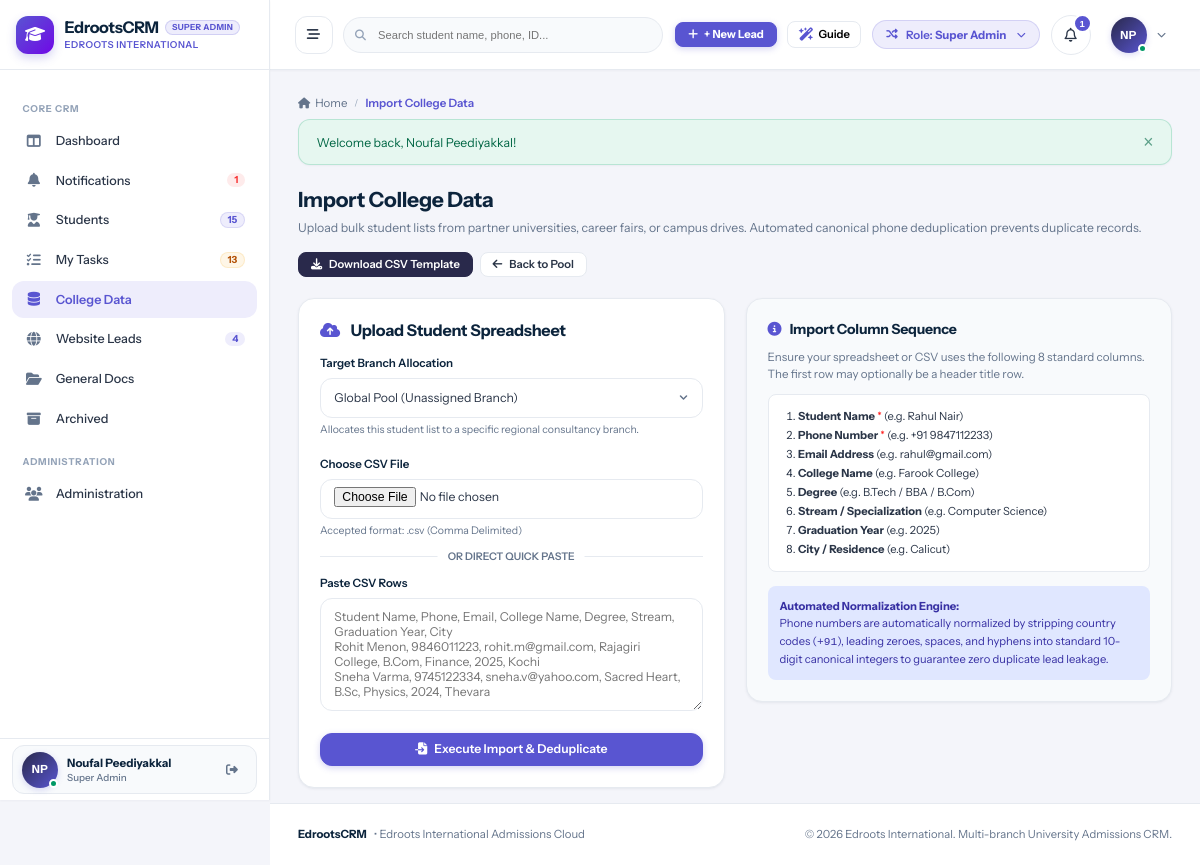
/data/import_college_data.php (signed in), run on the app's committed database.
### tables this page shows
CREATE TABLE `users` (
  `id` int(11) NOT NULL AUTO_INCREMENT,
  `branch_id` int(11) DEFAULT NULL,
  `role_id` int(11) NOT NULL,
  `manager_id` int(11) DEFAULT NULL,
  `reporting_manager_id` int(11) DEFAULT NULL,
  `name` varchar(150) NOT NULL,
  `email` varchar(150) NOT NULL,
  `password` varchar(255) NOT NULL,
  `phone` varchar(50) DEFAULT NULL,
  `designation` varchar(100) DEFAULT NULL,
  `avatar` varchar(255) DEFAULT NULL,
  `status` enum('Active','Inactive') DEFAULT 'Active',
  `created_at` datetime DEFAULT current_timestamp(),
  `updated_at` datetime DEFAULT NULL ON UPDATE current_timestamp(),
  PRIMARY KEY (`id`),
  UNIQUE KEY `email` (`email`),
  KEY `idx_branch` (`branch_id`),
  KEY `idx_role` (`role_id`),
  KEY `idx_manager` (`manager_id`)
);

CREATE TABLE `roles` (
  `id` int(11) NOT NULL AUTO_INCREMENT,
  `name` varchar(50) NOT NULL,
  `label` varchar(100) NOT NULL,
  `description` text DEFAULT NULL,
  `created_at` datetime DEFAULT current_timestamp(),
  PRIMARY KEY (`id`),
  UNIQUE KEY `name` (`name`)
);

### data/import_college_data.php (the view, shortened to what the rows shown need)
<?php
require_once __DIR__ . '/../config/database.php';
require_once __DIR__ . '/../config/helpers.php';
require_once __DIR__ . '/../includes/auth.php';
require_login();
$activePage = 'import_college_data';
include __DIR__ . '/../includes/header.php';
?>
<div class="page-header" style="display:flex; justify-content:space-between; align-items:flex-start; margin-bottom:1.5rem; flex-wrap:wrap; gap:1rem;">
  <div>
    <h1 style="font-size:1.5rem; font-weight:700; color:var(--text-heading); margin:0 0 0.35rem 0;">Import College Data</h1>
  </div>
</div>
<div style="display:grid; grid-template-columns:1fr 1fr; gap:1.5rem; align-items:start;">
  <div class="card" style="padding:1.5rem;">
    <form method="POST" action="<?= base_url('data/import_college_data.php') ?>" enctype="multipart/form-data">
      <div class="form-group" style="margin-bottom:1.25rem;">
        <label class="form-label">Target Branch Allocation</label>
        <select name="branch_id" class="form-control">
          <?php if (is_super_admin()): ?>
            <option value="0">Global Pool (Unassigned Branch)</option>
          <?php endif; ?>
        </select>
        <small style="color:var(--text-muted); font-size:0.75rem;">Allocates this student list to a specific regional consultancy branch.</small>
      </div>
    </form>
  </div>
</div>
<?php include __DIR__ . '/../includes/footer.php'; ?>

### includes/header.php (shortened to what the rows shown need)
<?php
require_once __DIR__ . '/auth.php';
$currentUser = current_user();
$unreadNotifCount = $currentUser ? get_unread_notifications_count($currentUser['id']) : 0;
$activePage = $activePage ?? '';
?>
<!DOCTYPE html>
<html lang="en">
<head>
  <link rel="stylesheet" href="https://cdnjs.cloudflare.com/ajax/libs/font-awesome/6.5.1/css/all.min.css">
  <link rel="stylesheet" href="<?= base_url('assets/css/style.css') ?>">
</head>
<body>
<div id="app-layout">
  <?php include __DIR__ . '/sidebar.php'; ?>
  <div id="main-wrapper">
    <header id="top-navbar">
      <div class="navbar-right">
        <div class="role-switcher-dropdown" style="position: relative;">
          <button type="button" class="role-switcher-btn" id="role-switcher-btn" title="Simulate different role permissions">
            <span>Role: <strong><?= htmlspecialchars($currentUser['role_label'] ?? 'Guest') ?></strong></span>
          </button>
        </div>
        <div style="position: relative;">
          <button type="button" class="notification-bell-btn" id="notif-bell-btn" title="Notifications">
            <i class="fa-regular fa-bell"></i>
            <?php if ($unreadNotifCount > 0): ?>
              <span class="notification-counter"><?= $unreadNotifCount ?></span>
            <?php endif; ?>
          </button>
        </div>
        <div style="position: relative;">
          <button type="button" class="profile-dropdown-btn" id="user-profile-btn">
            <div class="user-avatar-sm online">
              <?= user_initials($currentUser['name'] ?? 'U') ?>
            </div>
            <i class="fa-solid fa-chevron-down" style="font-size:0.65rem; color:var(--text-muted);"></i>
          </button>
        </div>
      </div>
    </header>
    <main class="content-area">

### includes/sidebar.php (shortened to what the rows shown need)
<?php
global $pdo;
$currentUser = current_user();
$activePage = $activePage ?? '';
$sidebarUnreadNotifs = 0;
try {
    if ($pdo && $currentUser) {
        $now = time();
        $useSidebarCache = !empty($_SESSION['sidebar_cache']) && ($now - ($_SESSION['sidebar_cache_time'] ?? 0) < 30);
        if ($useSidebarCache) {
            $sc = $_SESSION['sidebar_cache'];
            $sidebarActiveLeadsCount = $sc['active_leads'] ?? 0;
            $sidebarWebLeadsCount    = $sc['web_leads'] ?? 0;
            $sidebarScheduledCount   = $sc['scheduled'] ?? 0;
            $sidebarOverdueCount     = $sc['overdue'] ?? 0;
            $sidebarTodayLeadsCount  = $sc['today_leads'] ?? 0;
            $sidebarPendingLeadsCount= $sc['pending_leads'] ?? 0;
            $sidebarTotalTasks       = $sc['total_tasks'] ?? 0;
            $sidebarUnreadNotifs     = $sc['unread_notifs'] ?? 0;
        } else {
            $sidebarUnreadNotifs = get_unread_notifications_count($currentUser['id']);
        }
    }
} catch (Exception $e) {
}
?>
<aside id="sidebar">
<?php
$rawRoleLabel = $currentUser['role_label'] ?? 'Staff';
$headerRoleBadge = $rawRoleLabel;
?>
  <div class="sidebar-header" id="sidebar-brand-header">
    <a href="<?= base_url('dashboard/index.php') ?>" class="brand-wrapper">
      <div class="brand-text">
        <div class="brand-title-row">
          <h1 class="brand-title">EdrootsCRM</h1>
          <span class="sidebar-role-badge sidebar-demo-badge" title="<?= htmlspecialchars($rawRoleLabel) ?>"><?= htmlspecialchars($headerRoleBadge) ?></span>
        </div>
      </div>
    </a>
  </div>
  <nav class="sidebar-nav">
    <a href="<?= base_url('notifications/index.php') ?>" id="sidebar-nav-notifications" class="nav-item <?= ($activePage === 'notifications') ? 'active' : '' ?>">
      <div class="nav-item-content">
        <i class="fa-solid fa-bell nav-icon"></i>
        <span class="nav-label">Notifications</span>
      </div>
      <?php if ($sidebarUnreadNotifs > 0): ?>
        <span class="nav-badge badge-red" title="<?= $sidebarUnreadNotifs ?> unread / unattended notifications"><?= $sidebarUnreadNotifs ?></span>
      <?php endif; ?>
    </a>
  </nav>
  <div class="sidebar-user">
    <div class="sidebar-user-card">
      <div class="user-snippet">
        <div class="user-avatar-sm online" title="<?= htmlspecialchars($currentUser['name'] ?? 'User') ?>">
          <?= user_initials($currentUser['name'] ?? 'U') ?>
        </div>
        <div class="user-info">
          <span class="user-name" title="<?= htmlspecialchars($currentUser['name'] ?? 'User') ?>"><?= htmlspecialchars($currentUser['name'] ?? 'User') ?></span>
          <span class="user-role"><?= htmlspecialchars($currentUser['role_label'] ?? 'Staff') ?></span>
        </div>
      </div>
    </div>
  </div>
</aside>

### data on the page
users: role.label "SUPER ADMIN", id "1", name "NP", name "Noufal Peediyakkal", role.label "Super Admin"
roles: branch_id "Global Pool (Unassigned Branch)"

### other printed values
$sidebarActiveLeadsCount "15"
$sidebarTotalTasks "13"
$sidebarWebLeadsCount "4"
$pageTitle "Import College Data"
$flash['message'] "Welcome back, Noufal Peediyakkal!"
